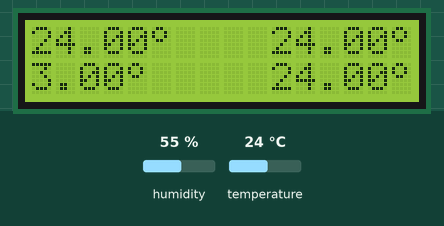
The sketch below on a simulated Arduino Uno, built with avr-gcc and run on an emulated ATmega328P. On the bench: 16×2 character LCD. The test bench sets the inputs (shaded band); at power-on: humidity 55 %, temperature 24 °C. The local clock reads 2024-03-15 10:24:30 at power-on unless the sketch sets it; what the sketch prints to the serial monitor is not drawn.

Above: at 2.3 s.
2.4 s: humidity set to 22 %
At 13.3 s:
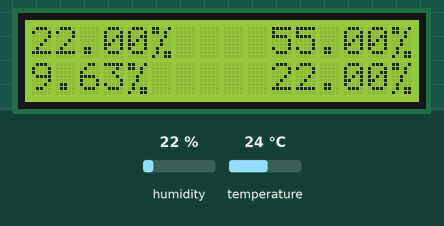
13.5 s: temperature set to 12 °C
At 18.6 s:
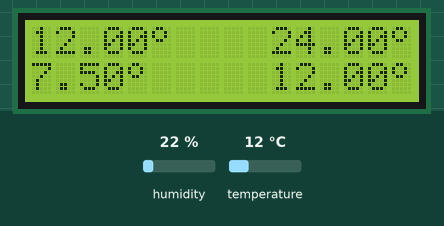
22.5 s: humidity set to 68 %
At 30.2 s:
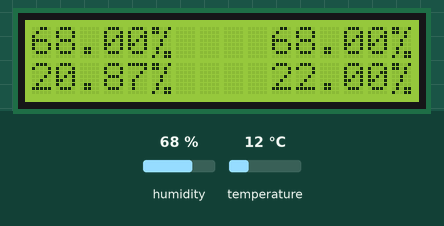
33.6 s: temperature set to 28 °C
At 35.3 s:
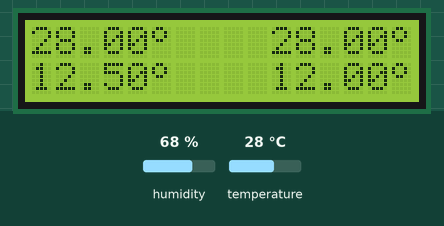
Timing chart, 0 to 36.8 s (numbered marks = the images above; inputs shaded):
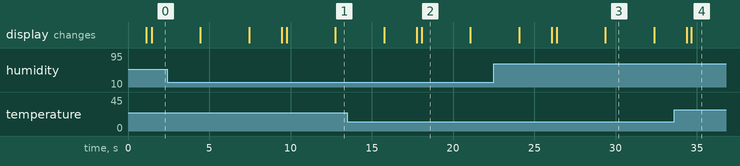

Measured:
- what the display in image 2 shows lasts 3.0 s, from 18.1 s to 21.1 s

The sketch:

HVACSensor.ino
```cpp
#include <Wire.h>
#include "Adafruit_HTU21DF.h"
#include <LiquidCrystal.h>
#include "RTClib.h"

// Connect Vin to 3-5VDC
// Connect GND to ground
// Connect SCL to I2C clock pin (A5 on UNO)
// Connect SDA to I2C data pin (A4 on UNO)

Adafruit_HTU21DF htu = Adafruit_HTU21DF();
RTC_DS1307 rtc;

	char daysOfTheWeek[7][12] = {"Sun", "Mon", "Tue", "Wed", "Thu", "Fri", "Sat"};
	const int Max = 10;
	const int Ave = Max - 1;
	const int Min = Max - 2;
	const int LENGTH = 8;		// length of the circular queue to store readings for averages. Eight makes an easy number to divide by
	float TempRA[Max + 1];
	float HumidityRA[Max + 1];
	int index = 0;
	const int rs = 7, en = 8, d4 = 9, d5 = 10, d6 = 11, d7 = 12;
	LiquidCrystal lcd(rs, en, d4, d5, d6, d7);
	byte DEGREE[] = {12,18,18,12,0,0,0,0};
	byte PERCENT[] = {25,26,2,4,4,8,11,19};
	DateTime now;
	DateTime when[5];

void serial_output_time(DateTime stamp, int){
	Serial.print(stamp.month(), DEC);
	Serial.print('/');
	Serial.print(stamp.day(), DEC);
	Serial.print('/');
	Serial.print(stamp.year(), DEC);
	Serial.print(" (");
	Serial.print(daysOfTheWeek[stamp.dayOfTheWeek()]);
	Serial.print(") ");
	Serial.print(stamp.hour(), DEC);
	Serial.print(':');
	Serial.print(stamp.minute(), DEC);
	Serial.print(':');
	Serial.print(stamp.second(), DEC);
	Serial.println();
/*
	Serial.println(index);
	Serial.print("Recent Temp: "); Serial.print(TempRA[index]); Serial.print(" C");
	Serial.print("\t");
	Serial.print("Min Temp: "); Serial.print(TempRA[Min]); Serial.print(" C");
	Serial.print("\t");
	Serial.print("Average Temp: "); Serial.print(TempRA[Ave]); Serial.print(" C");
	Serial.print("\t");
	Serial.print("Max Temp: "); Serial.print(TempRA[Max]); Serial.print(" C");
	Serial.println("");
	Serial.print("Recent Humidity: "); Serial.print(HumidityRA[index]); Serial.print(" C");
	Serial.print("\t");
	Serial.print("Min Humidity: "); Serial.print(HumidityRA[Min]); Serial.print(" C");
	Serial.print("\t");
	Serial.print("Average Humidity: "); Serial.print(HumidityRA[Ave]); Serial.print(" C");
	Serial.print("\t");
	Serial.print("Max Humidity: "); Serial.print(HumidityRA[Max]); Serial.print(" C");
	Serial.println("");
*/
}

/*
<!DOCTYPE html>
<html>
<head>
<style>
table {
  font-family: arial, sans-serif;
  border-collapse: collapse;
  width: 100%;
}

td, th {
  border: 1px solid #dddddd;
  text-align: left;
  padding: 8px;
}

tr:nth-child(even) {
  background-color: #dddddd;
}
</style>
</head>
<body>

<h2>Environmental Data</h2>

<table>
  <tr>
    <th>Value</th>
    <th>Temp</th>
    <th>Humidity</th>
    <th>Time</th>
  </tr>
  <tr>
    <td>Current</td>
    <td>Temp[index]</td>
    <td>Humidity[index]</td>
    <td>Time[index]</td>
  </tr>
  <tr>
    <td>Average</td>
    <td>Temp[Ave]</td>
    <td>Humidity[Ave]</td>
    <td>(Time[index]-Time[(index + length -1) % length])</td>
  </tr>
  <tr>
    <td>Maximum</td>
    <td>Temp[Max]</td>
    <td>Humidity[Max]</td>
    <td>Time[Max]</td>
  </tr>
  <tr>
    <td>Minimum</td>
    <td>Temp[Min]</td>
    <td>Humidity[Min]</td>
    <td>Time[Min]</td>
  </tr>
  <tr>
    <td>Previous 1</td>
    <td>Temp[(index + length -1) % length]</td>
    <td>Humidity[(index + length -1) % length]</td>
    <td>Time[(index + length -1) % length]</td>
  </tr>
  <tr>
    <td>Previous 2</td>
    <td>Temp[(index + length -2) % length]</td>
    <td>Humidity[(index + length -2) % length]</td>
    <td>Time[(index + length -2) % length]</td>
  </tr>
</table>

</body>
</html>

*/

void TakeReading(){
	float AvgTemp = 0;		//allocate and initialize temporary variables to calculate the averages
	float AvgHumidity = 0;

//	if (index++ == 7)	{	// Rolling pointer to the current location in the circular queue
//		index = 0;			// moved to the top of the function, first reading on boot stored in the second queue location - don't care.
//	}
    index = (index + 1) % LENGTH;		// advance index to the next location in the circular queue

	TempRA[index] = htu.readTemperature();
	HumidityRA[index] = htu.readHumidity();
	//series of conditional assignments in case of new maximum or minimum values, also prints an alert on the serial port if found.
	if (TempRA[index] < TempRA[Min]) {TempRA[Min] = TempRA[index]; Serial.println("New Min temp!"); when[1] = now; serial_output_time(when[1], 1);}
	if (TempRA[index] > TempRA[Max]) {TempRA[Max] = TempRA[index]; Serial.println("New Max temp!"); when[2] = now; serial_output_time(when[2], 1);}
	if (HumidityRA[index] < HumidityRA[Min]) {HumidityRA[Min] = HumidityRA[index]; Serial.println("New Min Humidity!"); when[3] = now; serial_output_time(when[3], 1);}
	if (HumidityRA[index] > HumidityRA[Max]) {HumidityRA[Max] = HumidityRA[index]; Serial.println("New Max Humidity!"); when[4] = now; serial_output_time(when[4], 1);}

	// Sum the 8 most recent readings of each sensor (8 to make floating point math easy)
	for (int x = 0; x <=7; x++){
		AvgTemp += TempRA[x];
		AvgHumidity += HumidityRA[x];
	}
	//Divide the sum by the number of readings and store it in the appropriate location of the array.
	TempRA[Ave] = (AvgTemp / LENGTH);
	HumidityRA[Ave] = (AvgHumidity / LENGTH);
}


void LCD_output(float Data[], int size, int symbol){
	// set the cursor to column 0, line 0
	lcd.setCursor(0, 0);
	lcd.print(Data[index]);
	lcd.write(byte(symbol));			// when calling lcd.write() the symbol must be cast as a byte
	lcd.setCursor(10,0);
	lcd.print(Data[Max]);
	lcd.write(byte(symbol));			// when calling lcd.write() the symbol must be cast as a byte
	// set the cursor to column 0, line 1
	// (note: line 1 is the second row, since counting begins with 0):
	lcd.setCursor(0, 1);
	lcd.print(Data[Ave]);
	lcd.write(byte(symbol));			// when calling lcd.write() the symbol must be cast as a byte
	lcd.setCursor(10,1);
	lcd.print(Data[Min]);
	lcd.write(byte(symbol));			// when calling lcd.write() the symbol must be cast as a byte

}


void setup() {
	Serial.begin(9600);
	Serial.println("HTU21D-F test");

	if (!htu.begin()) {
		Serial.println("Couldn't find sensor!");
		while (1);
	}

	//  initialize the minimums so it isn't zero.
	now = rtc.now();
  	TempRA[Min] = htu.readTemperature();
	when[1] = now;
	HumidityRA[Min] = htu.readHumidity();
	when[3] = now;

	// set up the LCD's number of columns and rows:
	lcd.begin(16, 2);
	// Print a message to the LCD.
	lcd.print("Hello, Glen!");
  	lcd.createChar(0, DEGREE);
  	lcd.createChar(1, PERCENT);


	if (! rtc.begin()) {
		Serial.println("Couldn't find RTC");
	while (1);
	}
	if (! rtc.isrunning()) {
		Serial.println("RTC is NOT running!");
		// following line sets the RTC to the date & time this sketch was compiled
		// rtc.adjust(DateTime(F(__DATE__), F(__TIME__)));
		// This line sets the RTC with an explicit date & time, for example to set
		// January 21, 2014 at 3am you would call:
		// rtc.adjust(DateTime(2014, 1, 21, 3, 0, 0));
	}

	delay(1000);
	lcd.clear();

}

void loop() {
	TakeReading();
	now = rtc.now();

	serial_output_time(now, 1);
	Serial.print("minimum temperature ");
	Serial.print(TempRA[Min]);
	Serial.print(" sampled at: ");
	serial_output_time(when[1], 1);
	Serial.print("maximum temperature sampled at: ");
	serial_output_time(when[2], 1);
	Serial.print("minimum humidity sampled at: ");
	serial_output_time(when[3], 1);
	Serial.print("maximum humidity sampled at: ");
	serial_output_time(when[4], 1);


	LCD_output( TempRA, (Max + 1) , 0);
	delay(3000); // Leave temperatures on LCD for 3 seconds
	lcd.clear();

	LCD_output( HumidityRA, (Max + 1) , 1);
	delay(3000); // Leave Humidities on LCD for 3 seconds
	lcd.clear();

	lcd.setCursor(1, 0);
	lcd.print(daysOfTheWeek[now.dayOfTheWeek()]);
	lcd.print(" ");
	lcd.print(now.month(), DEC);
	lcd.print('/');
	lcd.print(now.day(), DEC);
	lcd.print('/');
	lcd.print(now.year(), DEC);
	lcd.setCursor(4, 1);
	lcd.print(now.hour(), DEC);
	lcd.print(':');
	lcd.print(now.minute(), DEC);
	lcd.print(':');
	lcd.print(now.second(), DEC);
	delay(2000);
	lcd.clear();


}
```
